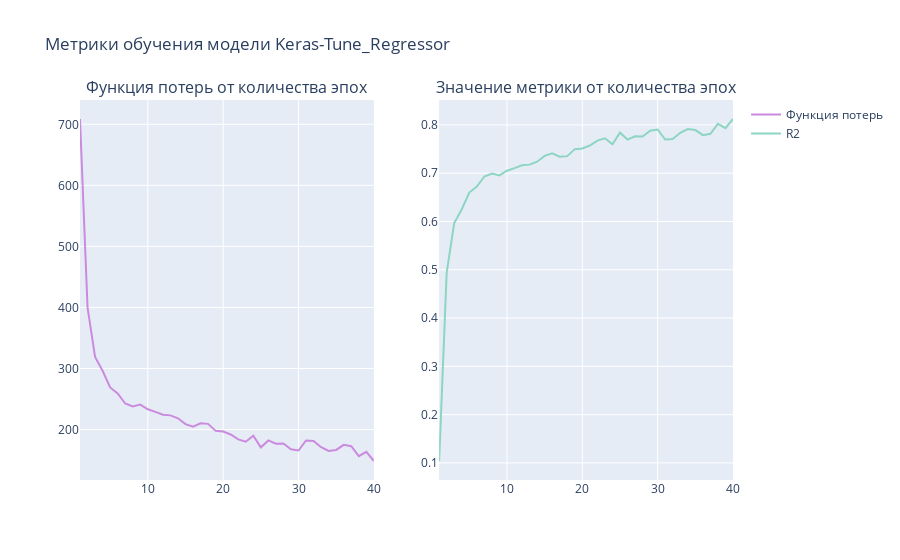

Notebook cell for this chart:
### Code cell
plot_char_epochs_metrics(epochs, train_loss, train_mse, 'Keras-Tune_Regressor', 'R2')

### Figure 1 — Plotly figure (JSON) as saved in the notebook; plotly's stock layout.template omitted (floating-point values rounded to 4 significant figures)
{"data": [{"line": {"color": "#CA8BDF", "width": 2}, "mode": "lines", "name": "Функция потерь", "type": "scatter", "x": [1, 2, 3, 4, 5, 6, 7, 8, 9, 10, 11, 12, 13, 14, 15, 16, 17, 18, 19, 20, 21, 22, 23, 24, 25, 26, 27, 28, 29, 30, 31, 32, 33, 34, 35, 36, 37, 38, 39, 40], "xaxis": "x", "y": [708.7, 400.3, 318.8, 296.3, 268.9, 259.1, 242.6, 237.9, 240.9, 233.3, 228.9, 224.2, 223.2, 218.4, 208.8, 204.6, 210.3, 209.3, 197.8, 196.8, 191.9, 183.9, 180.1, 189.8, 170.8, 182.2, 176.9, 177.1, 167.6, 165.6, 182.1, 181.2, 171.0, 165.0, 166.6, 174.9, 172.7, 156.4, 163.4, 148.5], "yaxis": "y"}, {"line": {"color": "#8DD5C3", "width": 2}, "mode": "lines", "name": "R2", "type": "scatter", "x": [1, 2, 3, 4, 5, 6, 7, 8, 9, 10, 11, 12, 13, 14, 15, 16, 17, 18, 19, 20, 21, 22, 23, 24, 25, 26, 27, 28, 29, 30, 31, 32, 33, 34, 35, 36, 37, 38, 39, 40], "xaxis": "x2", "y": [0.1039, 0.4939, 0.5968, 0.6253, 0.66, 0.6724, 0.6932, 0.6992, 0.6954, 0.705, 0.7105, 0.7165, 0.7178, 0.7238, 0.7359, 0.7413, 0.734, 0.7354, 0.7498, 0.7511, 0.7574, 0.7674, 0.7723, 0.76, 0.784, 0.7696, 0.7763, 0.7761, 0.7881, 0.7906, 0.7697, 0.7709, 0.7839, 0.7914, 0.7894, 0.7789, 0.7817, 0.8022, 0.7934, 0.8123], "yaxis": "y2"}], "layout": {"annotations": [{"font": {"size": 16}, "showarrow": false, "text": "Функция потерь от количества эпох", "x": 0.225, "xanchor": "center", "xref": "paper", "y": 1, "yanchor": "bottom", "yref": "paper"}, {"font": {"size": 16}, "showarrow": false, "text": "Значение метрики от количества эпох", "x": 0.775, "xanchor": "center", "xref": "paper", "y": 1, "yanchor": "bottom", "yref": "paper"}], "showlegend": true, "title": {"text": "Метрики обучения модели Keras-Tune_Regressor"}, "xaxis": {"anchor": "y", "domain": [0, 0.45]}, "xaxis2": {"anchor": "y2", "domain": [0.55, 1]}, "yaxis": {"anchor": "x", "domain": [0, 1]}, "yaxis2": {"anchor": "x2", "domain": [0, 1]}}}
